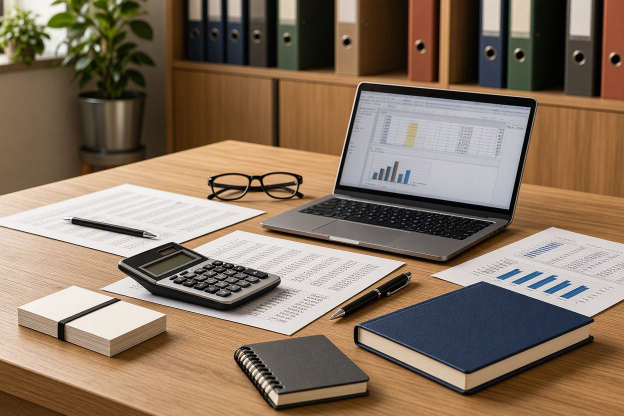
#> input picture assets-originales/servicios/contabilidad.jpg, 1248 x 832 px (shown at 1/2 size); its folder holds 4 pictures in this run
$ python entonar.py
#> lines starting #> are read from the running program, lines starting #| are printed output that depends on the picture
"""Da a cada ilustración de servicio su propio clima de color y de luz.

Por qué existe: las 8 ilustraciones generadas comparten madera ámbar, luz
dorada de ventanal y el mismo acabado liso (seis de ocho con tono medio de
27°–35°), y juntas se leen como "la misma foto". Este script parte SIEMPRE de
los originales de esta carpeta y escribe las versiones entonadas en
public/services/ (mismos nombres, así que no cambia ninguna referencia).

Cada área recibe: un tinte distinto en sombras y en luces (split toning),
ajustes de saturación/contraste/brillo, una viñeta de intensidad propia y un
grano fino que rompe el acabado liso y brillante de las imágenes generadas.

Uso (desde cualquier carpeta):
    python assets-originales/servicios/entonar.py
Para deshacerlo: copiar los .jpg de esta carpeta sobre public/services/.
Después hay que regenerar las miniaturas del banner de Clientes (ver
make_thumbs / public/services/banner/) si se quiere que sigan a las nuevas.
"""
from pathlib import Path

import numpy as np
from PIL import Image, ImageEnhance

AQUI = Path(__file__).resolve().parent
DESTINO = AQUI.parents[1] / "public" / "services"

# Colores en 0..1 (RGB). `t` = cuánto se acercan sombras y luces a su tinte;
# `matte` levanta los negros (acabado menos "digital"); `vig` = viñeta.
LOOKS = {
    # 01 · papel cálido y mate: sigue siendo cálida pero sin la madera chillona
    "contabilidad": dict(sat=0.80, con=1.00, bri=1.02, sombra=(0.30, 0.25, 0.22), luz=(1.00, 0.95, 0.86), t=0.30, matte=0.045, vig=0.18, grano=0.016),
    # 02 · azul pizarra: documentos y números, luz fría de oficina
    "tributaria": dict(sat=0.70, con=1.04, bri=1.00, sombra=(0.10, 0.19, 0.36), luz=(0.86, 0.93, 1.00), t=0.55, matte=0.020, vig=0.22, grano=0.020, hue=-4),
    # 03 · verde azulado: revisión, rigor, más contraste
    "auditoria": dict(sat=0.88, con=1.10, bri=0.98, sombra=(0.03, 0.24, 0.27), luz=(0.96, 1.00, 0.97), t=0.50, matte=0.015, vig=0.26, grano=0.020),
    # 04 · luminoso y fresco: equipo, conversación, luz de día
    "remuneraciones": dict(sat=0.95, con=0.95, bri=1.07, sombra=(0.16, 0.30, 0.36), luz=(1.00, 0.97, 0.92), t=0.32, matte=0.030, vig=0.12, grano=0.016),
    # 05 · burdeos y ciruela: cuero, mazo, ambiente sobrio (la marca es morada)
    "legal": dict(sat=0.92, con=1.12, bri=0.90, sombra=(0.30, 0.07, 0.22), luz=(1.00, 0.88, 0.76), t=0.52, matte=0.012, vig=0.36, grano=0.020, hue=-6),
    # 06 · medianoche: pantallas y números, azul profundo con luces cian
    "finanzas-corporativas": dict(sat=1.15, con=1.12, bri=0.96, sombra=(0.02, 0.07, 0.24), luz=(0.80, 0.95, 1.00), t=0.55, matte=0.010, vig=0.30, grano=0.022),
    # 07 · piedra: gris cálido y sobrio para la mesa de estructuras
    "reestructuraciones-patrimoniales": dict(sat=0.50, con=1.06, bri=1.00, sombra=(0.22, 0.20, 0.21), luz=(0.98, 0.95, 0.90), t=0.35, matte=0.035, vig=0.20, grano=0.018),
    # 08 · atardecer rosado: el cielo naranja pasa a rosa y las sombras a azul
    "representacion-empresas-extranjeras": dict(sat=0.95, con=1.04, bri=1.00, sombra=(0.08, 0.15, 0.31), luz=(1.00, 0.80, 0.84), t=0.50, matte=0.020, vig=0.24, grano=0.019, hue=-14),
}


def entonar(im: Image.Image, p: dict, semilla: int) -> Image.Image:
    # 1) Ajustes globales con PIL (más fieles que hacerlos a mano).
#> called with semilla = 100
    im = im.convert("RGB")
#> im is the input picture: PIL image 1248x832 RGB; mean R, G, B 134.3, 115, 96.5
    if p.get("hue"):
        h, s, v = im.convert("HSV").split()
        h = h.point(lambda x, d=p["hue"]: (x + int(d * 255 / 360)) % 256)
        im = Image.merge("HSV", (h, s, v)).convert("RGB")
    im = ImageEnhance.Color(im).enhance(p["sat"])
    im = ImageEnhance.Contrast(im).enhance(p["con"])
    im = ImageEnhance.Brightness(im).enhance(p["bri"])

    a = np.asarray(im, dtype=np.float32) / 255.0
    lum = (0.2126 * a[..., 0] + 0.7152 * a[..., 1] + 0.0722 * a[..., 2])[..., None]
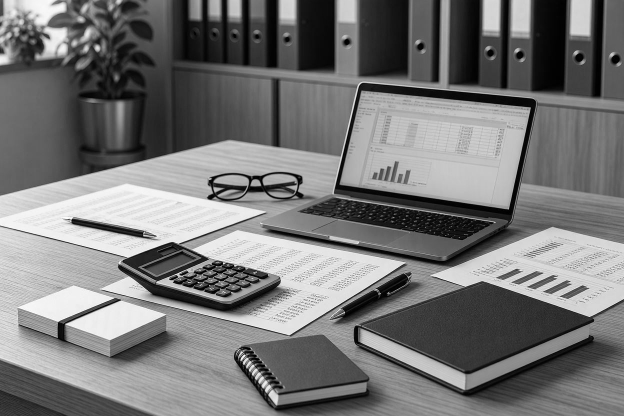
#> lum: shape (832, 1248, 1) float32 (shown at 1/2 size); min 0, max 1, mean 0.468

    # 2) Split toning: las sombras se acercan a un color y las luces a otro; los
    #    medios tonos (piel, madera) casi no se tocan, para no teñir de más.
    ws = np.clip(1.0 - 2.0 * lum, 0, 1) ** 1.5
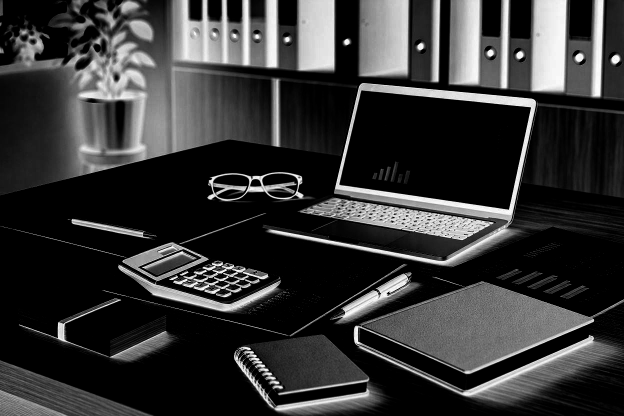
#> ws: shape (832, 1248, 1) float32 (shown at 1/2 size); min 0, max 1, mean 0.21
    wh = np.clip(2.0 * lum - 1.0, 0, 1) ** 1.5
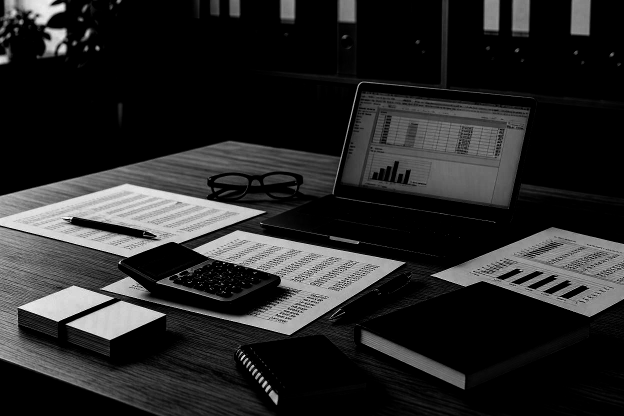
#> wh: shape (832, 1248, 1) float32 (shown at 1/2 size); min 0, max 1, mean 0.157
    sombra = np.array(p["sombra"], dtype=np.float32)
    luz = np.array(p["luz"], dtype=np.float32)
    a = a + p["t"] * (ws * (sombra - a) + wh * (luz - a))

    # 3) Negros levantados (acabado mate) y viñeta propia.
    a = a * (1 - p["matte"]) + p["matte"] * 0.5 * (1 + 0.0 * a)
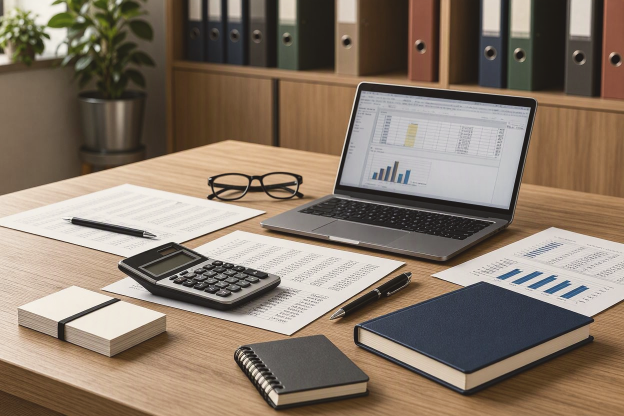
#> a: shape (832, 1248, 3) float32 (shown at 1/2 size); mean R, G, B 0.534, 0.473, 0.414
    alto, ancho = a.shape[:2]
#> alto = 832; ancho = 1248
    yy, xx = np.mgrid[0:alto, 0:ancho].astype(np.float32)
    r2 = ((xx / ancho - 0.5) ** 2 + (yy / alto - 0.5) ** 2) / 0.5
    a = a * (1 - p["vig"] * np.clip(r2, 0, 1) ** 1.2)[..., None]
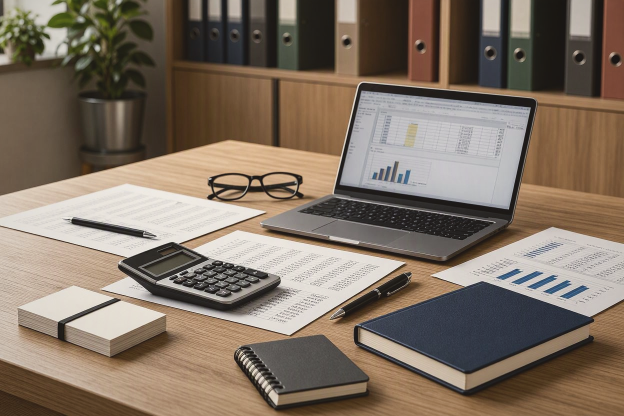
#> a: shape (832, 1248, 3) float32 (shown at 1/2 size); mean R, G, B 0.508, 0.451, 0.395
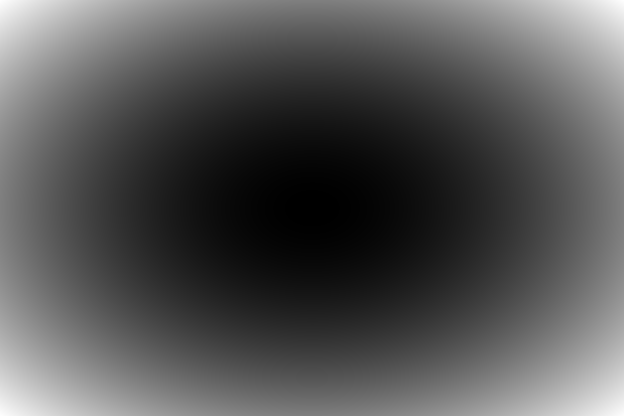
#> r2: shape (832, 1248) float32 (shown at 1/2 size); min 0, max 1, mean 0.333

    # 4) Grano fino, más presente en los medios tonos que en negros y blancos.
    rng = np.random.default_rng(semilla)
    ruido = rng.normal(0.0, p["grano"], (alto, ancho, 1)).astype(np.float32)
    ruido = ruido + rng.normal(0.0, p["grano"] * 0.35, (alto, ancho, 3)).astype(np.float32)  # un poco de grano de color
    a = a + ruido * (0.55 + 0.45 * (1 - np.abs(lum - 0.5) * 2))

    return Image.fromarray((np.clip(a, 0, 1) * 255 + 0.5).astype(np.uint8))


if __name__ == "__main__":
    for i, (nombre, p) in enumerate(LOOKS.items()):
        origen = AQUI / f"{nombre}.jpg"
        salida = DESTINO / f"{nombre}.jpg"
        out = entonar(Image.open(origen), p, semilla=100 + i)
        out.save(salida, "JPEG", quality=84, optimize=True, progressive=True)
#> (the run stopped early here; a loop or call above may not have finished)
